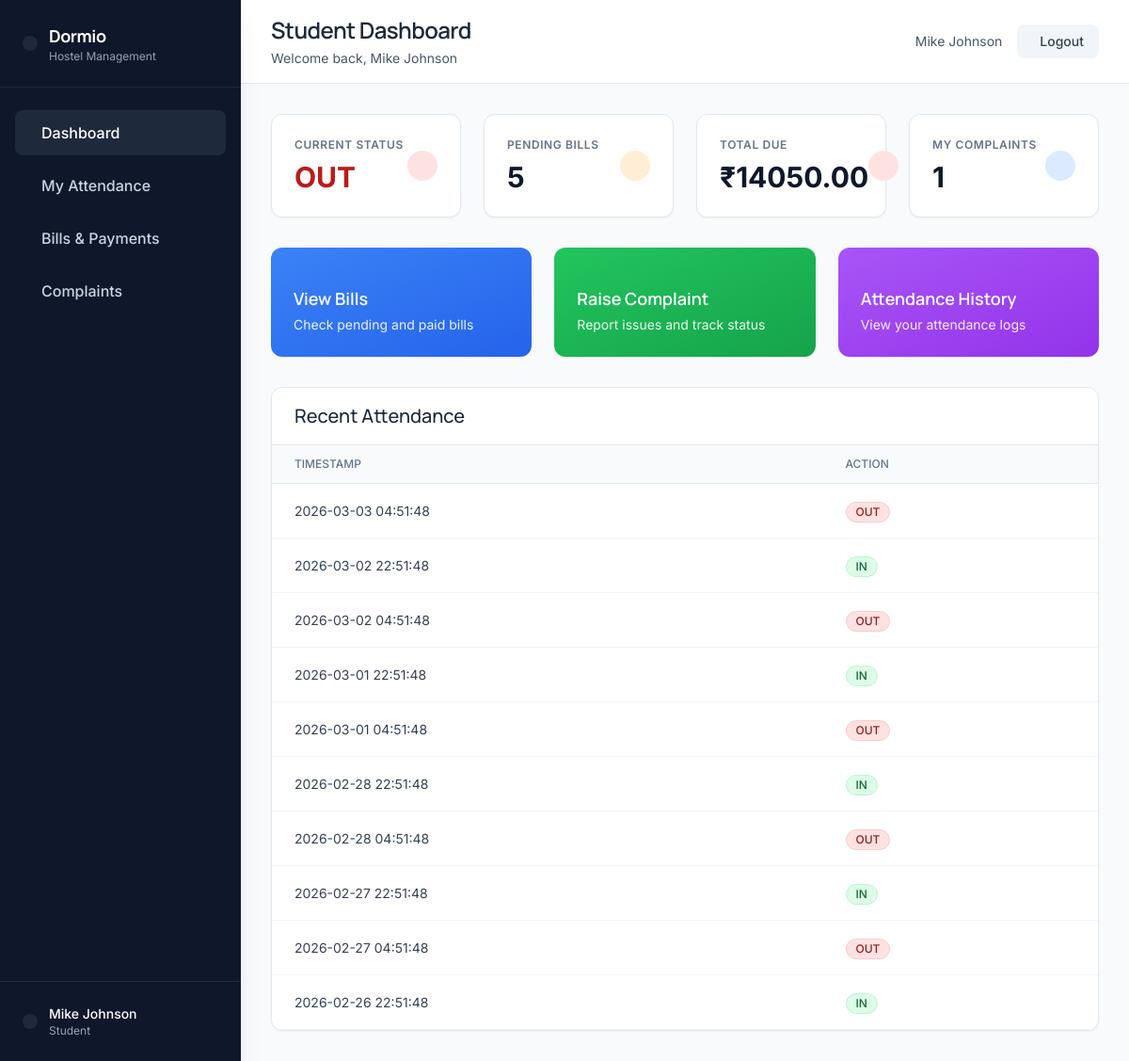
/student/dashboard (signed in), run on the app's committed database.
### models.py (models this page shows, shortened)
class User(UserMixin, db.Model):
    id = db.Column(db.Integer, primary_key=True)
    username = db.Column(db.String(80), unique=True, nullable=False)
    email = db.Column(db.String(120), unique=True, nullable=False)
    password_hash = db.Column(db.String(200), nullable=False)
    role = db.Column(db.String(20), nullable=False)  # student, warden, admin, principal
    full_name = db.Column(db.String(100), nullable=False)
    created_at = db.Column(db.DateTime, default=lambda: datetime.now(timezone.utc))
    is_active = db.Column(db.Boolean, default=True)
    student_profile = db.relationship('Student', backref='user', uselist=False, cascade='all, delete-orphan')

class Student(db.Model):
    id = db.Column(db.Integer, primary_key=True)
    user_id = db.Column(db.Integer, db.ForeignKey('user.id'), unique=True, nullable=False)
    rfid_code = db.Column(db.String(50), unique=True, nullable=False)
    roll_number = db.Column(db.String(50), unique=True, nullable=False)
    room_number = db.Column(db.String(20), nullable=False)
    contact = db.Column(db.String(20), nullable=False)
    semester = db.Column(db.Integer, default=1)
    course = db.Column(db.String(100))
    current_status = db.Column(db.String(10), default='OUT')  # IN or OUT
    created_at = db.Column(db.DateTime, default=lambda: datetime.now(timezone.utc))
    logs = db.relationship('AttendanceLog', backref='student', lazy=True, cascade='all, delete-orphan')
    bills = db.relationship('Bill', backref='student', lazy=True, cascade='all, delete-orphan')
    complaints = db.relationship('Complaint', backref='student', lazy=True, cascade='all, delete-orphan')
    payments = db.relationship('Payment', backref='student', lazy=True, cascade='all, delete-orphan')

class AttendanceLog(db.Model):
    id = db.Column(db.Integer, primary_key=True)
    student_id = db.Column(db.Integer, db.ForeignKey('student.id'), nullable=False)
    action = db.Column(db.String(10), nullable=False)  # IN or OUT
    timestamp = db.Column(db.DateTime, default=lambda: datetime.now(timezone.utc), nullable=False)

### app.py (the view)
@app.route('/student/dashboard')
@login_required
@role_required('student')
def student_dashboard():
    student = Student.query.filter_by(user_id=current_user.id).first()
    if not student:
        flash('Student profile not found', 'error')
        return redirect(url_for('logout'))
    pending_bills = Bill.query.filter_by(student_id=student.id, paid=False).count()
    total_due = db.session.query(db.func.sum(Bill.amount)).filter_by(student_id=student.id, paid=False).scalar() or 0
    today = date.today()
    overdue_count = Bill.query.filter_by(student_id=student.id, paid=False).filter(Bill.due_date < today).count()
    recent_complaints = Complaint.query.filter_by(student_id=student.id).order_by(Complaint.created_at.desc()).limit(5).all()
    recent_logs = AttendanceLog.query.filter_by(student_id=student.id).order_by(AttendanceLog.timestamp.desc()).limit(10).all()
    unread_notifications = Notification.query.filter_by(user_id=current_user.id, read=False).count()
    return render_template('student/dashboard.html',
                         student=student,
                         pending_bills=pending_bills,
                         total_due=total_due,
                         overdue_count=overdue_count,
                         recent_complaints=recent_complaints,
                         recent_logs=recent_logs,
                         unread_notifications=unread_notifications)

### app.py (called while the page is built)
@login_manager.user_loader
def load_user(user_id):
    return User.query.get(int(user_id))

def role_required(*roles):
    def decorator(f):
        @wraps(f)
        def decorated_function(*args, **kwargs):
            if not current_user.is_authenticated or current_user.role not in roles:
                flash('Access denied. Insufficient permissions.', 'error')
                return redirect(url_for('dashboard'))
            return f(*args, **kwargs)
        return decorated_function
    return decorator

### templates/student/dashboard.html (shortened to what this page needs)
{% extends "layout.html" %}
{% set page_title = "Student Dashboard" %}
{% set page_subtitle = "Welcome back, " + student.user.full_name %}
{% block page_content %}
<div class="grid grid-cols-1 md:grid-cols-4 gap-6 mb-8">
    <div class="bg-white rounded-xl border border-slate-200 shadow-sm p-6" data-testid="attendance-card">
        <div class="flex items-center justify-between">
            <div>
                <p class="text-xs font-semibold uppercase tracking-wider text-slate-500">Current Status</p>
                <p class="text-3xl font-bold mt-2 {% if student.current_status == 'IN' %}text-green-700{% else %}text-red-700{% endif %}">
                    {{ student.current_status }}
                </p>
            </div>
            <div class="{% if student.current_status == 'IN' %}bg-green-100{% else %}bg-red-100{% endif %} rounded-full p-4">
            </div>
        </div>
    </div>
    <div class="bg-white rounded-xl border border-slate-200 shadow-sm p-6" data-testid="bills-card">
        <div class="flex items-center justify-between">
            <div>
                <p class="text-xs font-semibold uppercase tracking-wider text-slate-500">Pending Bills</p>
                <p class="text-3xl font-bold text-slate-900 mt-2">{{ pending_bills }}</p>
            </div>
            <div class="bg-orange-100 rounded-full p-4">
            </div>
        </div>
    </div>
    <div class="bg-white rounded-xl border border-slate-200 shadow-sm p-6" data-testid="dues-card">
        <div class="flex items-center justify-between">
            <div>
                <p class="text-xs font-semibold uppercase tracking-wider text-slate-500">Total Due</p>
                <p class="text-3xl font-bold text-slate-900 mt-2">₹{{ "%.2f"|format(total_due) }}</p>
            </div>
            <div class="bg-red-100 rounded-full p-4">
            </div>
        </div>
    </div>
    <div class="bg-white rounded-xl border border-slate-200 shadow-sm p-6" data-testid="complaints-card">
        <div class="flex items-center justify-between">
            <div>
                <p class="text-xs font-semibold uppercase tracking-wider text-slate-500">My Complaints</p>
                <p class="text-3xl font-bold text-slate-900 mt-2">{{ recent_complaints|length }}</p>
            </div>
            <div class="bg-blue-100 rounded-full p-4">
            </div>
        </div>
    </div>
</div>
<div class="grid grid-cols-1 md:grid-cols-3 gap-6 mb-8">
    <a href="{{ url_for('student_bills') }}" class="bg-gradient-to-br from-blue-500 to-blue-600 text-white rounded-xl p-6 hover:shadow-lg transition-all">
        <h3 class="text-lg font-semibold mt-4">View Bills</h3>
        <p class="text-sm opacity-90 mt-1">Check pending and paid bills</p>
    </a>
    <a href="{{ url_for('student_complaints') }}" class="bg-gradient-to-br from-green-500 to-green-600 text-white rounded-xl p-6 hover:shadow-lg transition-all">
        <h3 class="text-lg font-semibold mt-4">Raise Complaint</h3>
        <p class="text-sm opacity-90 mt-1">Report issues and track status</p>
    </a>
    <a href="{{ url_for('student_attendance') }}" class="bg-gradient-to-br from-purple-500 to-purple-600 text-white rounded-xl p-6 hover:shadow-lg transition-all">
        <h3 class="text-lg font-semibold mt-4">Attendance History</h3>
        <p class="text-sm opacity-90 mt-1">View your attendance logs</p>
    </a>
</div>
<div class="bg-white rounded-xl border border-slate-200 shadow-sm">
    <div class="px-6 py-4 border-b border-slate-200">
        <h2 class="text-xl font-medium text-slate-800">Recent Attendance</h2>
    </div>
    {% if recent_logs %}
    <div class="overflow-x-auto">
        <table class="w-full">
            <thead class="bg-slate-50 border-b border-slate-200">
                <tr>
                    <th class="px-6 py-3 text-left text-xs font-medium text-slate-500 uppercase">Timestamp</th>
                    <th class="px-6 py-3 text-left text-xs font-medium text-slate-500 uppercase">Action</th>
                </tr>
            </thead>
            <tbody>
                {% for log in recent_logs %}
                <tr class="border-b border-slate-100">
                    <td class="px-6 py-4 text-sm text-slate-700">{{ log.timestamp.strftime('%Y-%m-%d %H:%M:%S') }}</td>
                    <td class="px-6 py-4">
                        <span class="inline-flex items-center px-2.5 py-0.5 rounded-full text-xs font-medium {% if log.action == 'IN' %}bg-green-100 text-green-800 border border-green-200{% else %}bg-red-100 text-red-800 border border-red-200{% endif %}">
                            {{ log.action }}
                        </span>
                    </td>
                </tr>
                {% endfor %}
            </tbody>
        </table>
    </div>
    {% else %}
    <div class="px-6 py-12 text-center">
        <p class="text-slate-500">No attendance records yet</p>
    </div>
    {% endif %}
</div>
{% endblock %}

### templates/layout.html (shortened to what this page needs)
{% extends "base.html" %}
{% block body %}
<div class="flex min-h-screen">
    <aside class="fixed top-0 left-0 h-full w-64 bg-slate-900 text-white shadow-xl z-20 hidden lg:block">
        <div class="px-6 py-6 border-b border-slate-800">
            <div class="flex items-center space-x-3">
                <div class="bg-slate-800 rounded-lg p-2">
                </div>
                <div>
                    <h2 class="text-lg font-bold tracking-tight">Dormio</h2>
                    <p class="text-xs text-slate-400">Hostel Management</p>
                </div>
            </div>
        </div>
        <nav class="px-4 py-6 space-y-2">
            {{ sidebar_content }}
        </nav>
        <div class="absolute bottom-0 left-0 right-0 px-6 py-6 border-t border-slate-800">
            <div class="flex items-center space-x-3">
                <div class="bg-slate-800 rounded-full p-2">
                </div>
                <div class="flex-1">
                    <p class="text-sm font-medium text-white">{{ current_user.full_name }}</p>
                    <p class="text-xs text-slate-400 capitalize">{{ current_user.role }}</p>
                </div>
            </div>
        </div>
    </aside>
    <div class="flex-1 ml-0 lg:ml-64">
        <div class="bg-white border-b border-slate-200 px-8 py-4">
            <div class="flex items-center justify-between">
                <div>
                    <h1 class="text-2xl font-semibold tracking-tight text-slate-800">{{ page_title }}</h1>
                    {% if page_subtitle %}
                    <p class="text-sm text-slate-600 mt-1">{{ page_subtitle }}</p>
                    {% endif %}
                </div>
                <div class="flex items-center space-x-4">
                    <span class="text-sm text-slate-600">{{ current_user.full_name }}</span>
                    <a href="{{ url_for('logout') }}"
                       data-testid="logout-btn"
                       class="bg-slate-100 hover:bg-slate-200 text-slate-700 font-medium py-2 px-4 rounded-lg transition-all text-sm">
                        Logout
                    </a>
                </div>
            </div>
        </div>
        <div class="p-8">
            {% block page_content %}{% endblock %}
        </div>
    </div>
</div>
{% endblock %}

### templates/base.html (style rules this page uses)
body { font-family: 'Inter', sans-serif; }
h1, h2, h3, h4, h5, h6 { font-family: 'Manrope', sans-serif; }

### data on the page
User: full_name "Mike Johnson", role "Student"
Student: current_status "OUT"
AttendanceLog: timestamp "2026-03-03 04:51:48", action "OUT"
AttendanceLog: timestamp "2026-03-02 22:51:48", action "IN"
AttendanceLog: timestamp "2026-03-02 04:51:48", action "OUT"
AttendanceLog: timestamp "2026-03-01 22:51:48", action "IN"
AttendanceLog: timestamp "2026-03-01 04:51:48", action "OUT"
AttendanceLog: timestamp "2026-02-28 22:51:48", action "IN"
AttendanceLog: timestamp "2026-02-28 04:51:48", action "OUT"
AttendanceLog: timestamp "2026-02-27 22:51:48", action "IN"
AttendanceLog: timestamp "2026-02-27 04:51:48", action "OUT"
AttendanceLog: timestamp "2026-02-26 22:51:48", action "IN"

### other printed values
{{ sidebar_content }} "Dashboard My Attendance Bills & Payments Complaints"
{{ page_title }} "Student Dashboard"
{{ page_subtitle }} "Welcome back, Mike Johnson"
{{ pending_bills }} "5"
{{ "%.2f"|format(total_due) }} "14050.00"
{{ recent_complaints|length }} "1"
